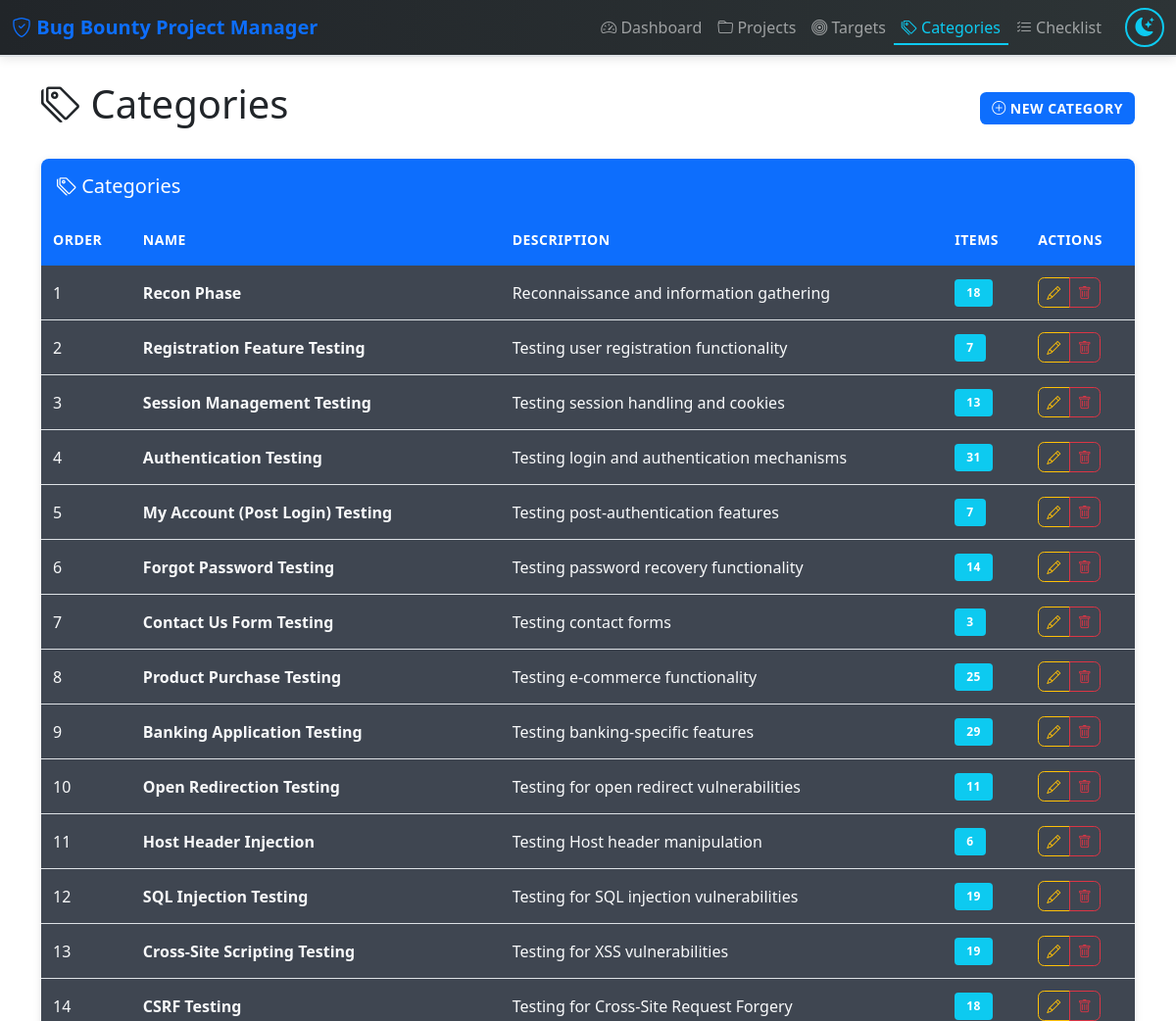
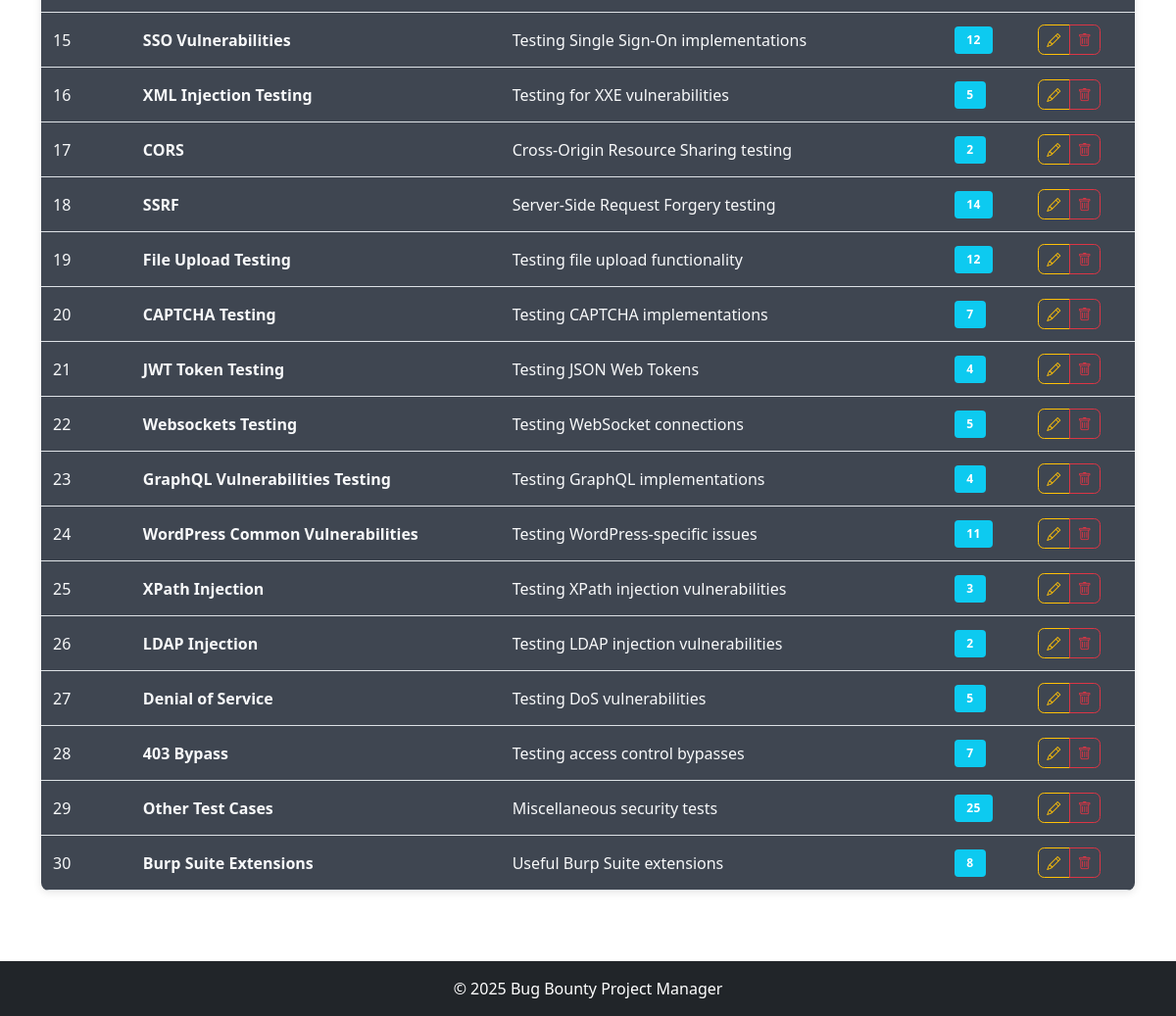
The page /categories on the database its author committed (2 pictures, top to bottom).
### tables this page shows
CREATE TABLE IF NOT EXISTS categories (
    id INT AUTO_INCREMENT PRIMARY KEY,
    name VARCHAR(255) NOT NULL,
    description TEXT,
    order_num INT DEFAULT 0,
    created_at TIMESTAMP DEFAULT CURRENT_TIMESTAMP
);

### app/Controllers/CategoryController.php (called while the page is built, shortened)
<?php
class CategoryController extends Controller
{
    private Category $model;
    public function __construct()
    {
        $this->model = new Category();
    }
    public function index(): void
    {
        $categories = $this->model->getWithItemCount();
        $this->view('categories.index', ['categories' => $categories]);
    }
}

### app/Core/Router.php (called while the page is built, shortened)
<?php
class Router
{
    private array $routes = [];
    private string $basePath = '';
    public function __construct(string $basePath = '')
    {
        $this->basePath = rtrim($basePath, '/');
    }
    private function addRoute(string $method, string $path, callable|array $handler): void
    {
        $path = $this->basePath . $path;
        $this->routes[] = [
            'method' => $method,
            'path' => $path,
            'handler' => $handler,
            'pattern' => $this->compileRoute($path)
        ];
    }
    private function compileRoute(string $path): string
    {
        $pattern = preg_replace('/\{([a-zA-Z_][a-zA-Z0-9_]*)\}/', '(?P<$1>[^/]+)', $path);
        return '#^' . $pattern . '$#';
    }
    public function dispatch(string $method, string $uri): mixed
    {
        $uri = strtok($uri, '?');
        $uri = rtrim($uri, '/') ?: '/';
        foreach ($this->routes as $route) {
            if ($route['method'] !== $method) {
                continue;
            }
            if (preg_match($route['pattern'], $uri, $matches)) {
                $params = array_filter($matches, 'is_string', ARRAY_FILTER_USE_KEY);
                return $this->callHandler($route['handler'], $params);
            }
        }
        return $this->notFound();
    }
    private function callHandler(callable|array $handler, array $params): mixed
    {
        if (is_array($handler)) {
            [$controller, $method] = $handler;
            $controller = new $controller();
            return $controller->$method(...array_values($params));
        }
        return $handler(...array_values($params));
    }
}

### public/index.php (called while the page is built, shortened)
<?php
$router = new \App\Core\Router();
$method = $_SERVER['REQUEST_METHOD'];
$uri = parse_url($_SERVER['REQUEST_URI'], PHP_URL_PATH);
try {
    $result = $router->dispatch($method, $uri);
} catch (\Exception $e) {
    http_response_code(500);
    if ($_SERVER['HTTP_ACCEPT'] === 'application/json' || str_starts_with($uri, '/api/')) {
        header('Content-Type: application/json');
        echo json_encode(['error' => $e->getMessage()]);
    } else {
        echo "Error: " . $e->getMessage();
    }
}

### config/database.php (called while the page is built)
<?php
return [
    'host' => getenv('DB_HOST') ?: 'db',
    'port' => getenv('DB_PORT') ?: '3306',
    'database' => getenv('DB_NAME') ?: 'bbpm_db',
    'username' => getenv('DB_USER') ?: 'bbpm_user',
    'password' => getenv('DB_PASS') ?: 'bbpm_password',
    'charset' => 'utf8mb4',
    'options' => [
        PDO::ATTR_ERRMODE => PDO::ERRMODE_EXCEPTION,
        PDO::ATTR_DEFAULT_FETCH_MODE => PDO::FETCH_ASSOC,
        PDO::ATTR_EMULATE_PREPARES => false,
    ]
];

### app/Core/Database.php (called while the page is built, shortened)
<?php
class Database
{
    private static ?PDO $instance = null;
    public static function getInstance(): PDO
    {
        if (self::$instance === null) {
            $config = require __DIR__ . '/../../config/database.php';
            $dsn = sprintf(
                'mysql:host=%s;port=%s;dbname=%s;charset=%s',
                $config['host'],
                $config['port'],
                $config['database'],
                $config['charset']
            );
            try {
                self::$instance = new PDO(
                    $dsn,
                    $config['username'],
                    $config['password'],
                    $config['options']
                );
            } catch (PDOException $e) {
                throw new PDOException('Database connection failed: ' . $e->getMessage());
            }
        }
        return self::$instance;
    }
}

### app/Models/Category.php (called while the page is built, shortened)
<?php
class Category extends Model
{
    public function getWithItemCount(): array
    {
        $sql = "
            SELECT c.*, COUNT(ci.id) as item_count
            FROM categories c
            LEFT JOIN checklist_items ci ON c.id = ci.category_id
            GROUP BY c.id
            ORDER BY c.order_num
        ";
        return $this->query($sql)->fetchAll();
    }
}

### app/Core/Model.php (called while the page is built, shortened)
<?php
abstract class Model
{
    protected PDO $db;
    public function __construct()
    {
        $this->db = Database::getInstance();
    }
    public function query(string $sql, array $params = []): \PDOStatement
    {
        $stmt = $this->db->prepare($sql);
        $stmt->execute($params);
        return $stmt;
    }
}

### app/Views/categories/index.php (the view, shortened to what this page needs)
<?php $active = 'categories'; $title = 'Categories - Bug Bounty Project Manager'; ?>
<div class="container">
    <div class="d-flex justify-content-between align-items-center mb-4">
        <h1><i class="bi bi-tags"></i> Categories</h1>
        <button class="btn btn-primary" data-bs-toggle="modal" data-bs-target="#createModal">
            <i class="bi bi-plus-circle"></i> New Category
        </button>
    </div>
    <?php if (empty($categories)): ?>
        <div class="alert alert-info">
            No categories found.
        </div>
    <?php else: ?>
        <div class="card">
            <div class="card-header d-flex justify-content-between align-items-center">
                <h5 class="mb-0"><i class="bi bi-tags"></i> Categories</h5>
            </div>
            <div class="card-body p-0">
                <div class="table-responsive">
                    <table class="table table-hover mb-0">
                        <thead>
                            <tr>
                                <th>Order</th>
                                <th>Name</th>
                                <th>Description</th>
                                <th>Items</th>
                                <th class="actions-cell">Actions</th>
                            </tr>
                        </thead>
                        <tbody>
                            <?php foreach ($categories as $category): ?>
                                <tr class="clickable-row">
                                    <td><?= $category['order_num'] ?? 0 ?></td>
                                    <td><strong><?= htmlspecialchars($category['name']) ?></strong></td>
                                    <td><?= htmlspecialchars($category['description'] ?? '') ?></td>
                                    <td><span class="badge bg-info"><?= $category['item_count'] ?? 0 ?></span></td>
                                    <td class="actions-cell">
                                        <div class="btn-group">
                                            <button class="btn btn-sm btn-outline-warning" onclick="editCategory(<?= htmlspecialchars(json_encode($category)) ?>)">
                                                <i class="bi bi-pencil"></i>
                                            </button>
                                            <button class="btn btn-sm btn-outline-danger btn-delete"
                                                    data-url="/categories/<?= $category['id'] ?>"
                                                    data-confirm="Delete category '<?= htmlspecialchars($category['name']) ?>'?">
                                                <i class="bi bi-trash"></i>
                                            </button>
                                        </div>
                                    </td>
                                </tr>
                            <?php endforeach; ?>
                        </tbody>
                    </table>
                </div>
            </div>
        </div>
    <?php endif; ?>
</div>

### app/Core/Controller.php (shortened to what this page needs)
<?php
abstract class Controller
{
    protected function view(string $view, array $data = []): void
    {
        extract($data);
        $viewFile = __DIR__ . '/../Views/' . str_replace('.', '/', $view) . '.php';
        require $viewFile;
        $content = ob_get_clean();
        $layout = $data['layout'] ?? 'app';
        $layoutFile = __DIR__ . '/../Views/layouts/' . $layout . '.php';
        if (file_exists($layoutFile)) {
            require $layoutFile;
        } else {
            echo $content;
        }
    }
}

### app/Views/layouts/app.php (shortened to what this page needs)
<!DOCTYPE html>
<html lang="ca">
<head>
    <link href="https://cdn.jsdelivr.net/npm/bootstrap@5.3.0/dist/css/bootstrap.min.css" rel="stylesheet">
    <link rel="stylesheet" href="https://cdn.jsdelivr.net/npm/bootstrap-icons@1.11.0/font/bootstrap-icons.css">
    <link rel="stylesheet" href="/assets/css/style.css">
</head>
<body>
    <nav class="navbar navbar-expand-lg navbar-dark bg-dark">
        <div class="container-fluid">
            <a class="navbar-brand" href="/">
                <i class="bi bi-shield-check"></i> Bug Bounty Project Manager
            </a>
            <div class="collapse navbar-collapse" id="navbarNav">
                <ul class="navbar-nav ms-auto">
                    <li class="nav-item">
                        <a class="nav-link <?= isset($active) && $active === 'dashboard' ? 'active' : '' ?>" href="/">
                            <i class="bi bi-speedometer2"></i> Dashboard
                        </a>
                    </li>
                    <li class="nav-item">
                        <a class="nav-link <?= isset($active) && $active === 'projects' ? 'active' : '' ?>" href="/projects">
                            <i class="bi bi-folder"></i> Projects
                        </a>
                    </li>
                    <li class="nav-item">
                        <a class="nav-link <?= isset($active) && $active === 'targets' ? 'active' : '' ?>" href="/targets">
                            <i class="bi bi-bullseye"></i> Targets
                        </a>
                    </li>
                    <li class="nav-item">
                        <a class="nav-link <?= isset($active) && $active === 'categories' ? 'active' : '' ?>" href="/categories">
                            <i class="bi bi-tags"></i> Categories
                        </a>
                    </li>
                    <li class="nav-item">
                        <a class="nav-link <?= isset($active) && $active === 'checklist' ? 'active' : '' ?>" href="/checklist">
                            <i class="bi bi-list-check"></i> Checklist
                        </a>
                    </li>
                    <li class="nav-item ms-3">
                        <button id="theme-toggle-btn" class="theme-toggle" type="button" aria-label="Switch theme">
                            <i class="bi bi-moon-stars-fill"></i>
                        </button>
                    </li>
                </ul>
            </div>
        </div>
    </nav>
    <main class="py-4">
        <?= $content ?? '' ?>
    </main>
    <footer class="bg-dark text-white text-center py-3 mt-5">
        <div class="container">
            <p class="mb-0">&copy; <?= date('Y') ?> Bug Bounty Project Manager</p>
        </div>
    </footer>
</body>
</html>

### public/assets/css/style.css (style rules this page uses)
:root { --primary: #0d6efd; --secondary: #6c757d; --success: #198754; --danger: #dc3545; --warning: #ffc107; --info: #0dcaf0; --light: #f8f9fa; --dark: #212529; --primary-light: #e7f1ff; --primary-dark: #0a58ca; --success-light: #d1e7dd; --success-dark: #146c43; --danger-light: #f8d7da; --danger-dark: #b02a37; --warning-light: #fff3cd; --warning-dark: #ccab00; --bg-primary: #ffffff; --bg-secondary: #f8f9fa; --text-primary: #212529; --text-secondary: #6c757d; --border-color: #dee2e6; --gradient-primary: linear-gradient(135deg, #0d6efd 0%, #0a58ca 100%); --gradient-success: linear-gradient(135deg, #198754 0%, #146c43 100%); --gradient-danger: linear-gradient(135deg, #dc3545 0%, #b02a37 100%); --transition-base: all 0.15s ease-in-out; }
body { min-height: 100vh; background-color: var(--bg-primary); color: var(--text-primary); transition: var(--transition-base); }
.navbar { background: linear-gradient(90deg, #212529 0%, #2d3436 100%); border-bottom: 2px solid var(--border-color); box-shadow: 0 2px 10px rgba(0, 0, 0, 0.1); transition: var(--transition-base); }
.navbar-brand { font-weight: 700; font-size: 1.25rem; color: var(--primary) !important; }
.navbar-nav .nav-link { transition: var(--transition-base); font-weight: 500; }
.nav-link.active { color: var(--info) !important; border-bottom: 2px solid var(--info); padding-bottom: 0.25rem; }
.card { border: none; background-color: var(--bg-secondary); color: var(--text-primary); box-shadow: 0 2px 8px rgba(0, 0, 0, 0.1); transition: var(--transition-base); border-radius: 0.5rem; overflow: hidden; }
.card-header { background: var(--primary); color: white; border: none; font-weight: 600; padding: 1rem; }
.table { color: var(--text-primary); border-color: var(--border-color); margin-bottom: 0; }
.table thead th { background: var(--primary); color: white; border: none; font-weight: 600; text-transform: uppercase; font-size: 0.875rem; letter-spacing: 0.5px; padding: 1rem 0.75rem; vertical-align: middle; }
.table tbody td { padding: 0.75rem; vertical-align: middle; background-color: #3f4651; color: #f8f9fa; }
.table-hover tbody tr { transition: var(--transition-base); cursor: pointer; }
.table tbody tr.clickable td:not(.actions-cell), .table tbody tr.clickable-row td:not(.actions-cell) { cursor: pointer; }
.btn { transition: var(--transition-base); font-weight: 600; border-radius: 0.4rem; text-transform: uppercase; font-size: 0.875rem; letter-spacing: 0.5px; }
.btn-primary { background: var(--primary); border: none; }
.btn-outline-warning { color: var(--warning); border-color: var(--warning); }
.btn-outline-danger { color: var(--danger); border-color: var(--danger); }
.badge { font-weight: 600; padding: 0.5rem 0.75rem; border-radius: 0.25rem; text-transform: uppercase; font-size: 0.75rem; letter-spacing: 0.5px; }
.theme-toggle { background: none; border: 2px solid var(--info); color: var(--info); width: 40px; height: 40px; border-radius: 50%; display: flex; align-items: center; justify-content: center; cursor: pointer; transition: var(--transition-base); font-size: 1.2rem; }
* { transition: background-color 0.3s ease, color 0.3s ease, border-color 0.3s ease; }

### rows shown on the page
categories: order_num "1", name "Recon Phase", description "Reconnaissance and information gathering", item_count "18"
categories: order_num "2", name "Registration Feature Testing", description "Testing user registration functionality", item_count "7"
categories: order_num "3", name "Session Management Testing", description "Testing session handling and cookies", item_count "13"
categories: order_num "4", name "Authentication Testing", description "Testing login and authentication mechanisms", item_count "31"
categories: order_num "5", name "My Account (Post Login) Testing", description "Testing post-authentication features", item_count "7"
categories: order_num "6", name "Forgot Password Testing", description "Testing password recovery functionality", item_count "14"
categories: order_num "7", name "Contact Us Form Testing", description "Testing contact forms", item_count "3"
categories: order_num "8", name "Product Purchase Testing", description "Testing e-commerce functionality", item_count "25"
categories: order_num "9", name "Banking Application Testing", description "Testing banking-specific features", item_count "29"
categories: order_num "10", name "Open Redirection Testing", description "Testing for open redirect vulnerabilities", item_count "11"
categories: order_num "11", name "Host Header Injection", description "Testing Host header manipulation", item_count "6"
categories: order_num "12", name "SQL Injection Testing", description "Testing for SQL injection vulnerabilities", item_count "19"
categories: order_num "13", name "Cross-Site Scripting Testing", description "Testing for XSS vulnerabilities", item_count "19"
categories: order_num "14", name "CSRF Testing", description "Testing for Cross-Site Request Forgery", item_count "18"
categories: order_num "15", name "SSO Vulnerabilities", description "Testing Single Sign-On implementations", item_count "12"
categories: order_num "16", name "XML Injection Testing", description "Testing for XXE vulnerabilities", item_count "5"
categories: order_num "17", name "CORS", description "Cross-Origin Resource Sharing testing", item_count "2"
categories: order_num "18", name "SSRF", description "Server-Side Request Forgery testing", item_count "14"
categories: order_num "19", name "File Upload Testing", description "Testing file upload functionality", item_count "12"
categories: order_num "20", name "CAPTCHA Testing", description "Testing CAPTCHA implementations", item_count "7"
categories: order_num "21", name "JWT Token Testing", description "Testing JSON Web Tokens", item_count "4"
categories: order_num "22", name "Websockets Testing", description "Testing WebSocket connections", item_count "5"
categories: order_num "23", name "GraphQL Vulnerabilities Testing", description "Testing GraphQL implementations", item_count "4"
categories: order_num "24", name "WordPress Common Vulnerabilities", description "Testing WordPress-specific issues", item_count "11"
categories: order_num "25", name "XPath Injection", description "Testing XPath injection vulnerabilities", item_count "3"
categories: order_num "26", name "LDAP Injection", description "Testing LDAP injection vulnerabilities", item_count "2"
categories: order_num "27", name "Denial of Service", description "Testing DoS vulnerabilities", item_count "5"
categories: order_num "28", name "403 Bypass", description "Testing access control bypasses", item_count "7"
categories: order_num "29", name "Other Test Cases", description "Miscellaneous security tests", item_count "25"
categories: order_num "30", name "Burp Suite Extensions", description "Useful Burp Suite extensions", item_count "8"
